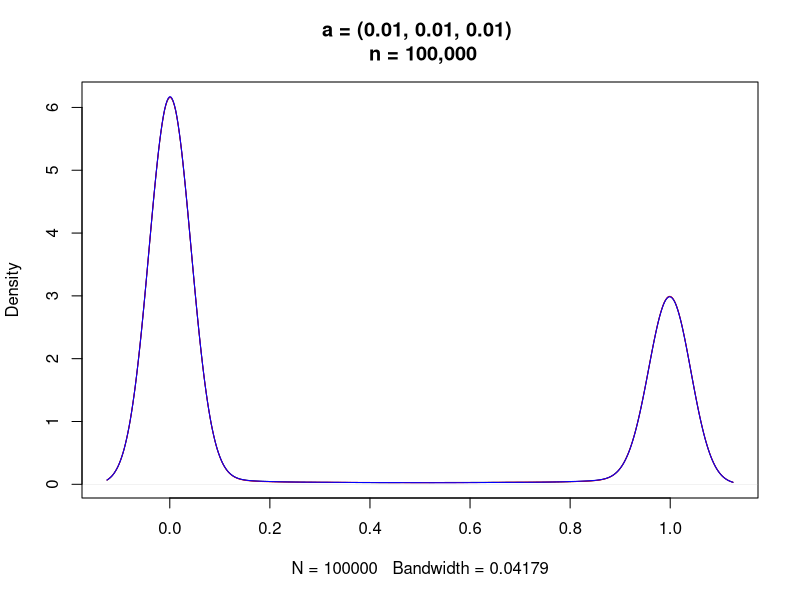
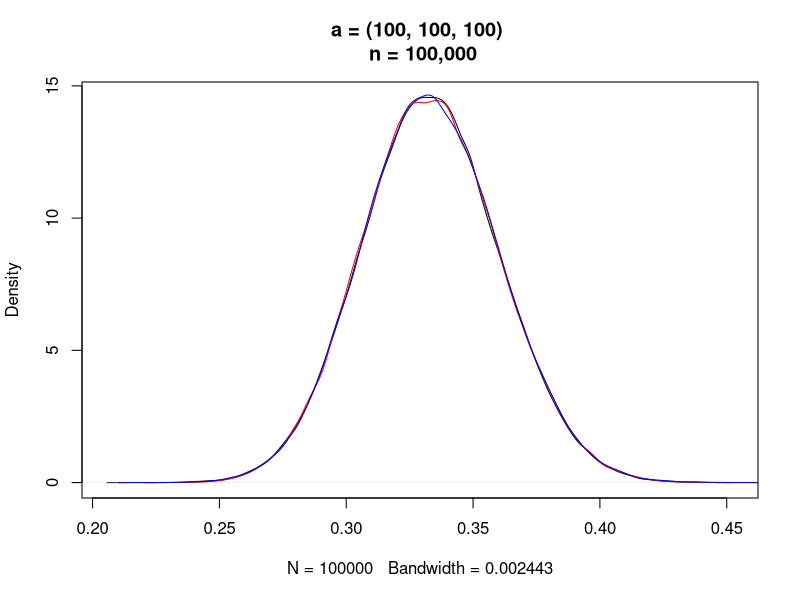
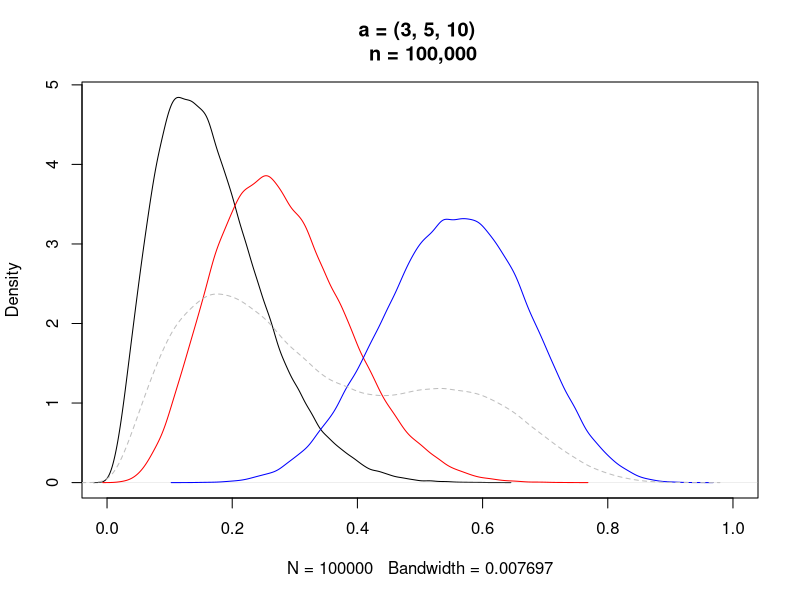

Write R code to recreate these figures, in order.
#a is a vector of length p; a=(a_1, a_2, ..., a_p)
#n is the sample size
dirichlet <- function(a, n){
  p <- length(a)
  y <- array(NA, dim=c(n, p)) #Each row of y is iid sample from Dir(a)
  for (i in 1:n) {
    tmp <- rgamma(p, a, 1)
    y[i, ] <- tmp / sum(tmp)
  }
  return(y)
}
n = 100000
a1 = c(0.01, 0.01, 0.01)
Y1 = dirichlet(a1,n)
# plot(density(Y1[,1]))
# plot(density(Y1[,2]))
# plot(density(Y1[,3]))
plot(density(Y1[,1]), main = "a = (0.01, 0.01, 0.01) \n n = 100,000")
lines(density(Y1[,2]), col = "red")
lines(density(Y1[,3]), col = "blue")


a2 = c(100, 100, 100)
Y2 = dirichlet(a2, n)
plot(density(Y2[,1]),  main = "a = (100, 100, 100) \n n = 100,000")
lines(density(Y2[,2]), col = "red")
lines(density(Y2[,3]), col = "blue")


a3 = c(3, 5, 10)
Y3 = dirichlet(a3, n)
plot(density(Y3[,1]), main = "a = (3, 5, 10) \n n = 100,000", xlim = c(0,1))
lines(density(Y3[,2]), col = "red")
lines(density(Y3[,3]), col = "blue")
lines(density(Y3), lty = "dashed", col = "grey")
